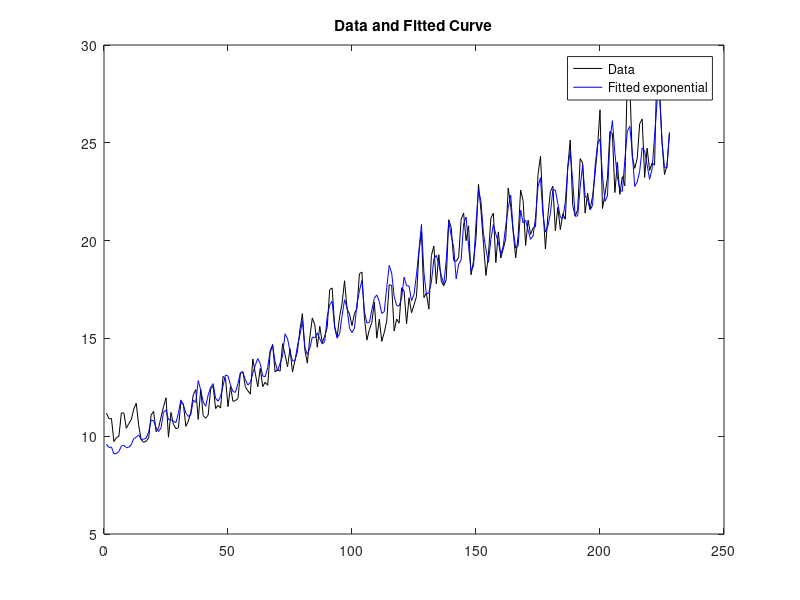

The MATLAB source for this figure: (Note: this script raises an error after producing the figure.)
% The function needs to include year info month info and the temperature
% info then the output must be energy demand
% Function must be mirrored according to Tb balance point
% The output will be ED electricity demand
% The inputs Y as year, M as month number, T as temperature mean
% The  constants are, A,B,C,D and Tb as balance point
% The function => ED = A*((Y-B)*12+M)+C*((Y-B)*12+M)*(T-Tb)^2+D
% mapping x(1)=A, x(2)=B, x(3)=C, x(4)=Tb, x(5)=D xdata(1)=Y, xdata(2)=M, xdata(3)=T,
% xdata(4)=ED

clear all
clc
xdata=dlmread('dataset.csv','\t',1,0);
%xdata=xdata(127:end,:);%Cut Economical Crysis
Y=xdata(:,1);
M=xdata(:,2);
T=xdata(:,3);
ED=xdata(:,4);

fun = @(x,xdata) x(1).*((xdata(:,1)-x(2)).*12+xdata(:,2))+x(3).*((xdata(:,1)-x(2)).*12+xdata(:,2)).*(xdata(:,3)-x(4)).^2+x(5);
x0 = [1,1900,1,1,1];
lb = [];
ub = [];

%options = optimoptions(@lsqcurvefit,'Algorithm','levenberg-marquardt','MaxIterations',10000,'MaxFunctionEvaluations',10000,'FunctionTolerance',1e-12,'StepTolerance',1e-12)

options = optimset ('Algorithm','levenberg-marquardt','MaxIter',10000,'MaxFunEvals',10000,'TolFun',1e-12,'TolX',1e-12)

x = lsqcurvefit(fun,x0,xdata,ED,lb,ub,options);
disp(x)

t = 1:1:length(ED);
figure(1)
plot(t,ED,'k-',t,fun(x,xdata),'b-')
legend('Data','Fitted exponential')
title('Data and Fitted Curve')

mape=errperf(ED,fun(x,xdata),'mape')
rmse=errperf(ED,fun(x,xdata),'rmse')
